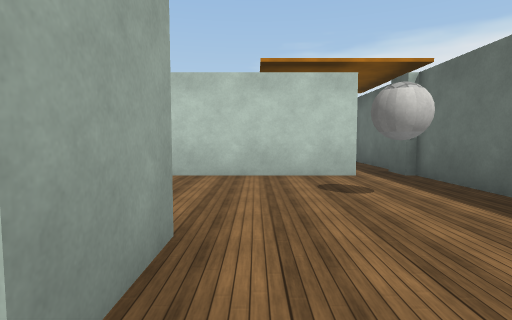
[1] (above)

20 first-person views from a walk through a Unity game level. The camera is 1.5 m above the floor, tilts 4° down and sees 80° across. The floor is counted in squares, 2 m on a side. Each view is taken from the middle of a square. On the plan, view 1 faces up. The plan holds only what a view shows up to about 10 squares ahead; the rest is blank. Surface patterns are stand-ins for the level's own textures.

[2]
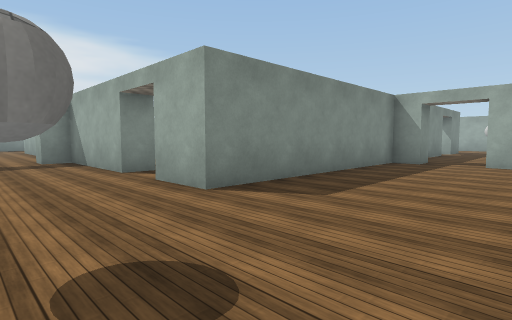

[3]
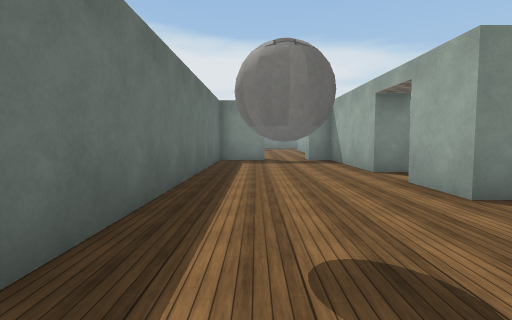

[4]
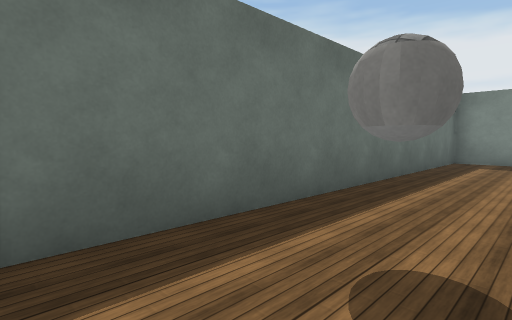

[5]
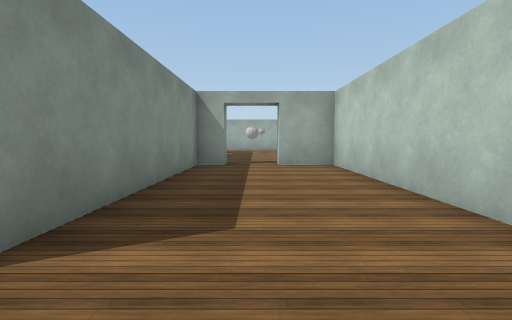

[6]
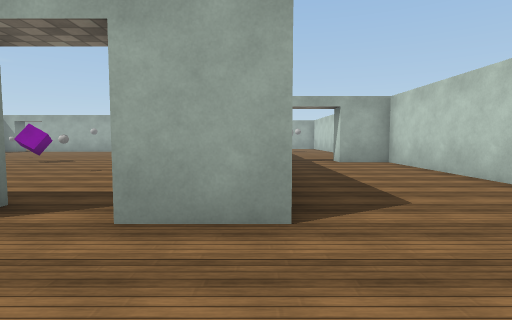

[7]
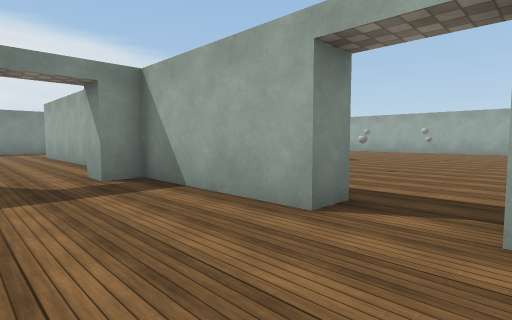

[8]
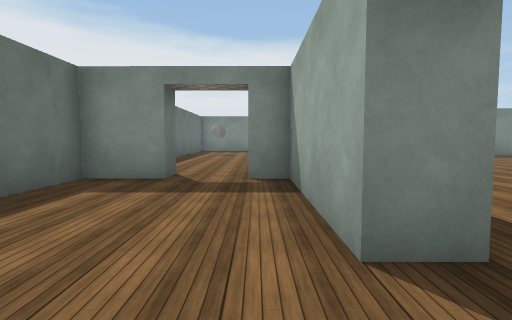

[9]
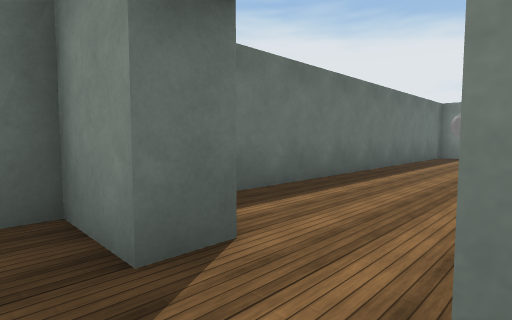

[10]
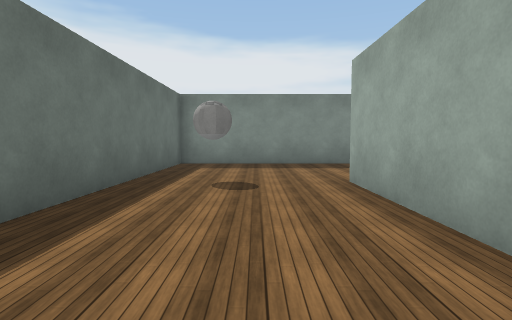

[11]
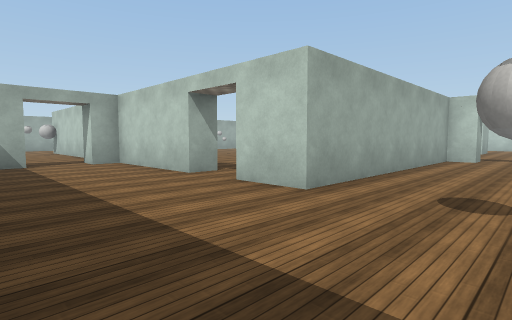

[12]
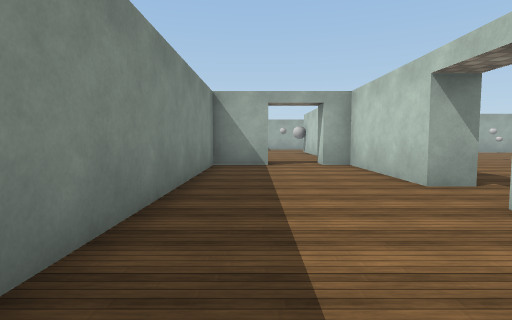

[13]
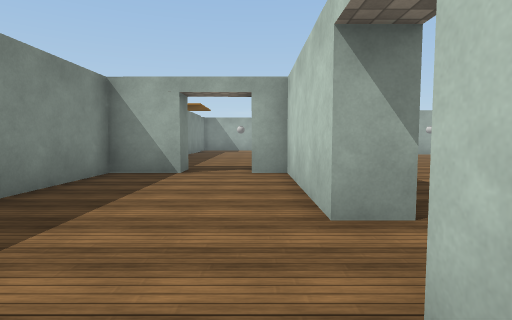

[14]
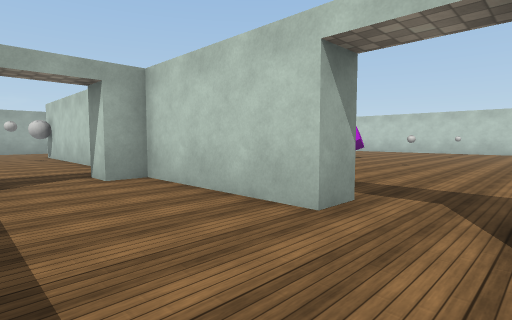

[15]
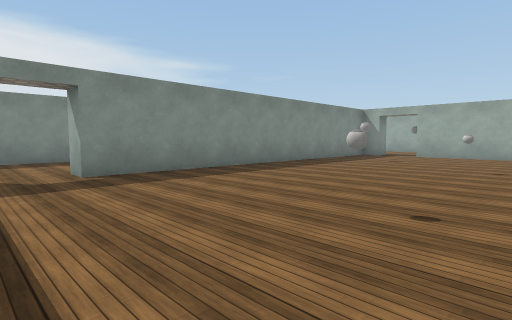

[16]
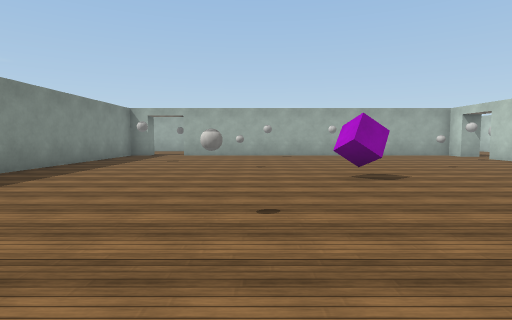

[17]
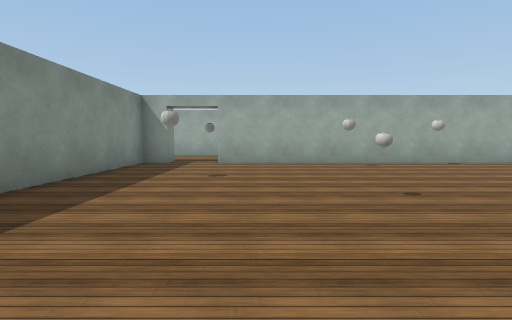

[18]
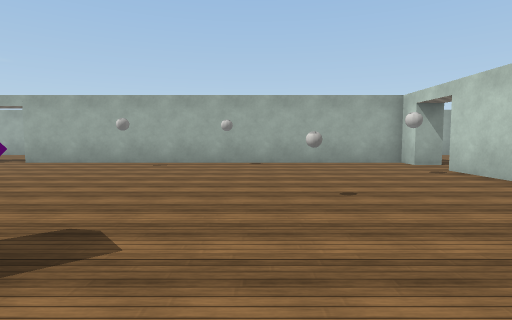

[19]
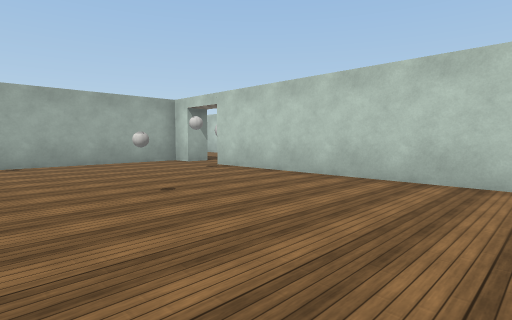

[20]
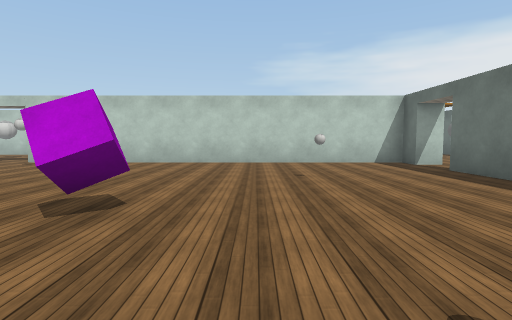

### Floor plan
Ten units are one square. View 1 is at (0, 0); x grows to the right and y downward. Boxes are objects, and circles mark ways between rooms. Rooms are numbered by the first view taken in them; rooms with no view inside come last. Other rooms are left out.
<svg viewBox="-165 -75 203 252">
<path fill="none" stroke="#000" d="M-14 8 -6 8 -6 47 1 47 1 55M21 -62 -77 -62 -77 -47M31 -61 31 -70M-77 -31 -77 -23 -6 -23 -6 -7 -14 -7M17 56 17 47 33 47 33 -62M-38 133 -77 133 -77 141M1 55 -6 55 -6 133 -23 133M-77 156 -77 172 33 172 33 69M-14 26 -14 8M-160 117 -155 117 -155 125 -38 125 -38 133M-147 -15 -155 -15 -155 103M-14 -7 -14 -15 -133 -15"/>
<rect x="15" y="-45" width="10" height="10" fill="#bbb"><title>ball</title></rect>
<rect x="15" y="135" width="10" height="10" fill="#bbb"><title>ball</title></rect>
<rect x="-105" y="65" width="10" height="10" fill="#bbb"><title>ball</title></rect>
<rect x="-105" y="15" width="10" height="10" fill="#bbb"><title>ball</title></rect>
<rect x="-85" y="45" width="10" height="10" fill="#bbb"><title>cube</title></rect>
<rect x="-55" y="65" width="10" height="10" fill="#bbb"><title>ball</title></rect>
<rect x="-55" y="15" width="10" height="10" fill="#bbb"><title>other object</title></rect>
<circle cx="10" cy="50" r="3" fill="#2a7"/>
<circle cx="-10" cy="0" r="3" fill="#2a7"/>
<circle cx="-30" cy="130" r="3" fill="#2a7"/>
<text x="0" y="-20">1</text>
<text x="0" y="130">2</text>
<text x="-90" y="60">3</text>
</svg>
Room 1 opens to room 2. Room 1 opens to room 3. Room 2 opens to room 3.

Where each view was taken, in squares from view 1:
view 1: 0 up, 0 right, facing up
view 2: 6 up, 2 right, facing down-left
view 3: 6 up, 2 right, facing down
view 4: 6 up, 1 right, facing down-right
view 5: 4 up, 1 right, facing left
view 6: 2 up, 2 right, facing left
view 7: 1 up, 2 right, facing down-left
view 8: 1 up, 0 right, facing down
view 9: 4 down, 0 right, facing down-right
view 10: 8 down, 1 right, facing down
view 11: 17 down, 2 right, facing up-left
view 12: 16 down, 1 right, facing left
view 13: 14 down, 1 left, facing left
view 14: 16 down, 2 left, facing up-left
view 15: 6 down, 2 left, facing down-left
view 16: 7 down, 2 left, facing left
view 17: 9 down, 6 left, facing left
view 18: 3 down, 6 left, facing left
view 19: 4 down, 6 left, facing up-left
view 20: 8 down, 6 left, facing up
